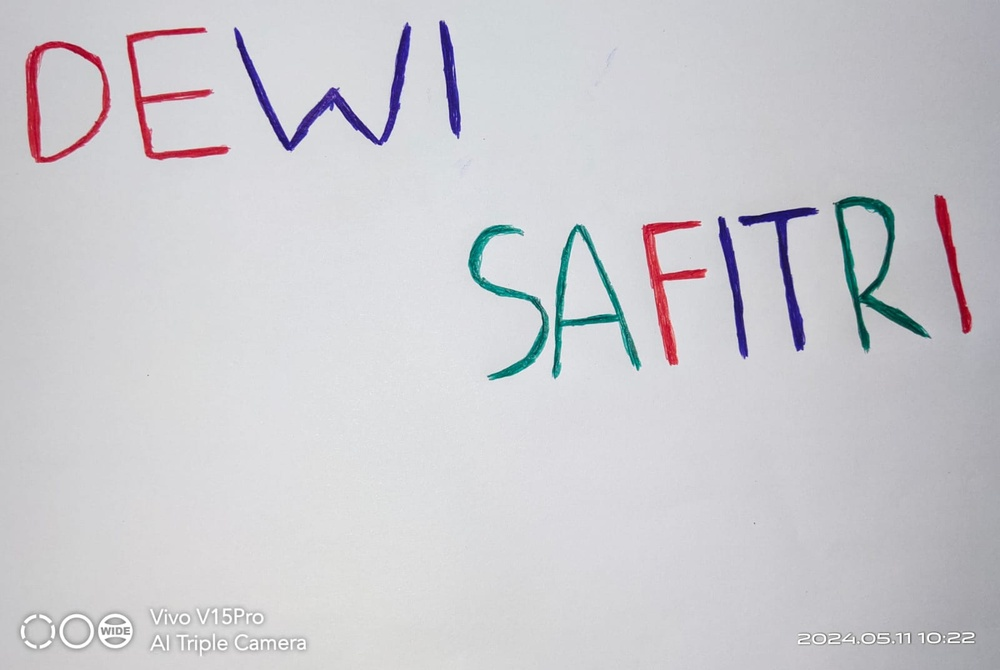
#> input picture UTSPRAKB.jpg, 1000 x 670 px, shrunk from 1600 x 1072 before the run
$ jupyter execute 'UTS PRAKTIKUM PCD B.ipynb'   (shell and % lines are left out)
#> lines starting #> are read from the running program, lines starting #| are printed output that depends on the picture; after the words box and inside, x2 and y2 are one past the last pixel; in counts of white or black regions, pixels touching at a corner belong together
# IMPORT LIBRARY

[cell 1]
import cv2
import numpy as np
from matplotlib import pyplot as plt

[cell 2]
import cv2
import numpy as np
import matplotlib.pyplot as plt
import matplotlib.image as img

# MEMBACA GAMBAR

[cell 3]
color_image = img.imread('UTSPRAKB.jpg')
#> color_image is the input picture: shape (670, 1000, 3); mean R, G, B 203.5, 202.7, 207.3
plt.imshow(color_image)

# DETEKSI WARNA PADA CITRA

[cell 4]
rgb = cv2.cvtColor(color_image, cv2.COLOR_BGR2RGB)

[cell 5]
plt.imshow(rgb)

# CITRA KONTRAS

[cell 6]
(baris, kolom)= rgb.shape[:2]
#> baris = 670; kolom = 1000

[cell 7]
beta = 20
citra_cerah = np.zeros((baris, kolom, 3))

for x in range(baris) :
    for y in range(kolom) :
        gyx = color_image[x,y] + beta
        citra_cerah[x,y] = gyx
citra_cerah = citra_cerah.astype(np.uint8)

fig, axs = plt.subplots(2,2, figsize=(15,5))
axs[0,0].imshow(color_image)
axs[0,1].hist(color_image.ravel(),256,[0,256])
axs[1,0].imshow(citra_cerah)
axs[1,1].hist(citra_cerah.ravel(),256,[0,256])
plt.show()
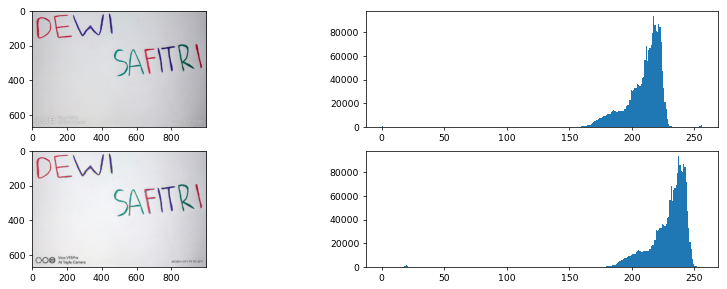
#> figure drawn by matplotlib, 4 panels; panel 2: tallest bar 93048 high, from x = 217 to 218; panel 4: tallest bar 93048 high, from x = 237 to 238

# DETEKSI WARNA BIRU,MERAH, DAN HIJAU

[cell 8]
r = color_image[:, :, 0]
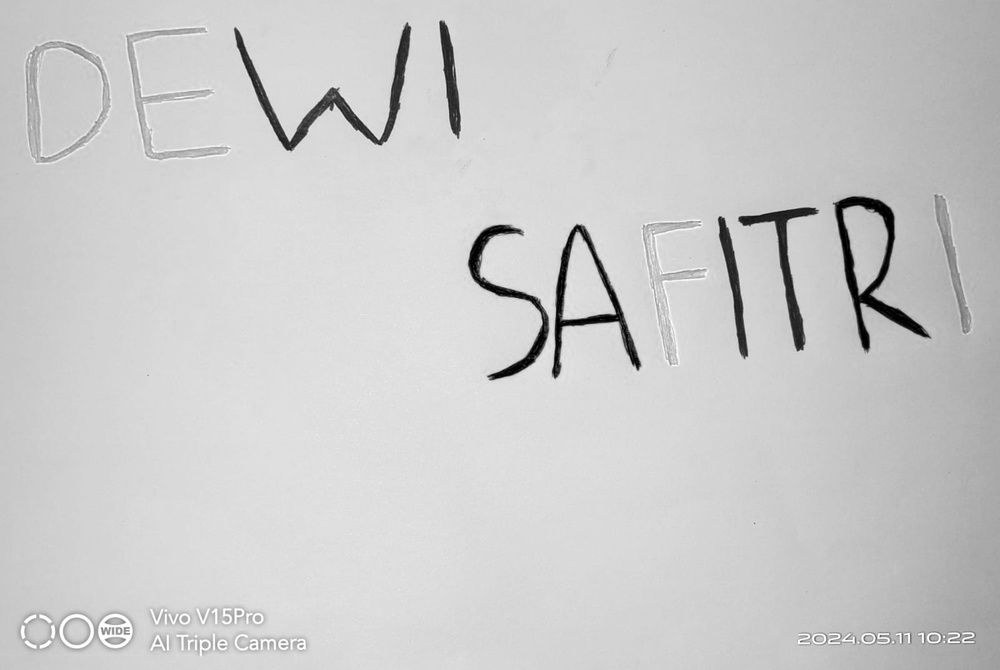
#> r: shape (670, 1000); min 0, max 255, mean 203.5
g = color_image[:, :, 1]
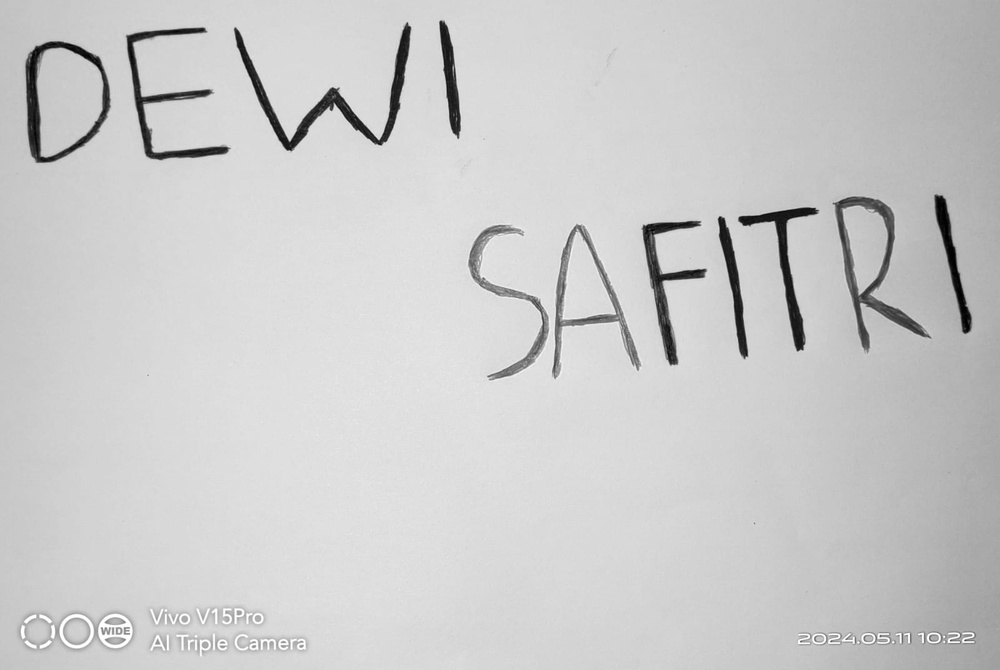
#> g: shape (670, 1000); min 0, max 255, mean 202.7
b = color_image[:, :, 2]
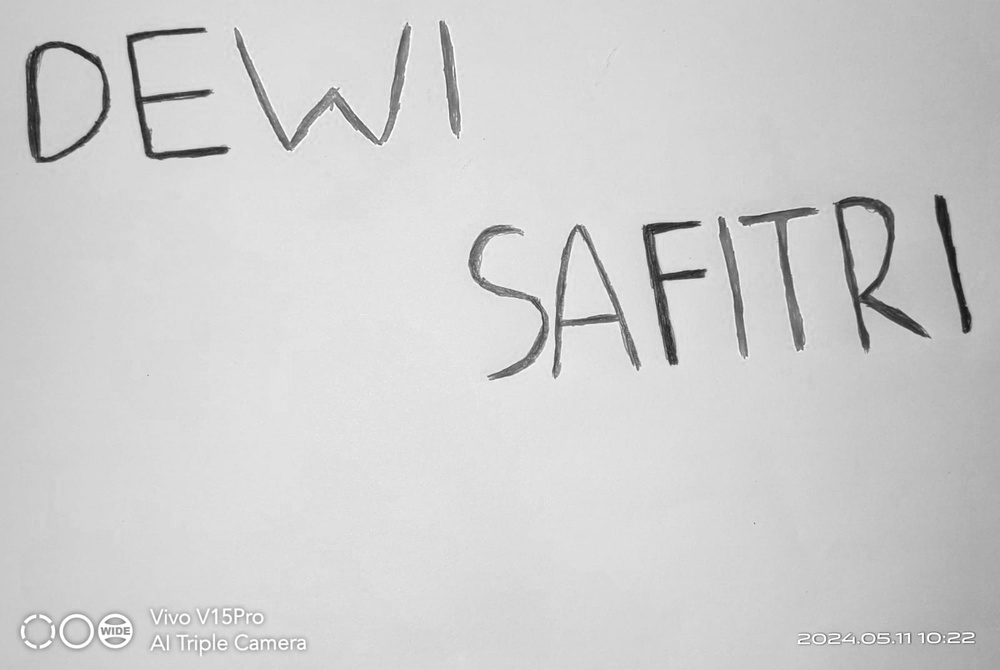
#> b: shape (670, 1000); min 21, max 255, mean 207.3

f, (c1, c2, c3, c4) = plt.subplots(1, 4, figsize = (20,10))

c1.set_title('CITRA KONTRAS')
c1.imshow(color_image)
c1.axis('off')

c2.set_title('Merah')
c2.imshow(r, cmap="gray")
c2.axis('off')

c3.set_title('Hijau')
c3.imshow(g, cmap="gray")
c3.axis('off')

c4.set_title('Biru')
c4.imshow(b, cmap="gray")
c4.axis('off')

[cell 9]
plt.figure(figsize=(20, 5))

plt.subplot(141)
plt.title('Histogram Asli')
plt.hist(color_image.flatten(), bins=256, range=[0,256], color='gray')

plt.subplot(142)
plt.title('Histogram merah')
plt.hist(r.flatten(), bins=256, range=[0,256], color='r')

plt.subplot(143)
plt.title('Histogram hijau')
plt.hist(g.flatten(), bins=256, range=[0,256], color='g')

plt.subplot(144)
plt.title('Histogram hijau')
plt.hist(b.flatten(), bins=256, range=[0,256], color='b')

plt.show()
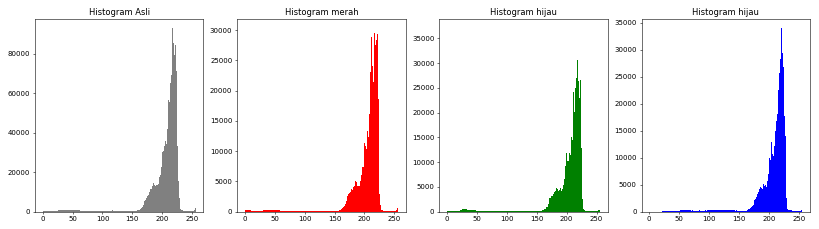
#> figure drawn by matplotlib, 4 panels; panel 1: tallest bar 93048 high, from x = 217 to 218; panel 2: tallest bar 30351 high, from x = 217 to 218; panel 3: tallest bar 37081 high, from x = 217 to 218; panel 4: tallest bar 34011 high, from x = 221 to 222

# AMBANG BATAS CITRA BLUE

[cell 10]
hsv = cv2.cvtColor(color_image, cv2.COLOR_BGR2HSV)
#> hsv: shape (670, 1000, 3); mean H, S, V 66.1, 12, 208.9

# Tentukan batas atas dan batas bawah untuk warna biru dalam ruang warna HSV
lower_blue = np.array([100, 50, 50])
upper_blue = np.array([130, 255, 255])

# Buat mask untuk warna biru
mask = cv2.inRange(hsv, lower_blue, upper_blue)
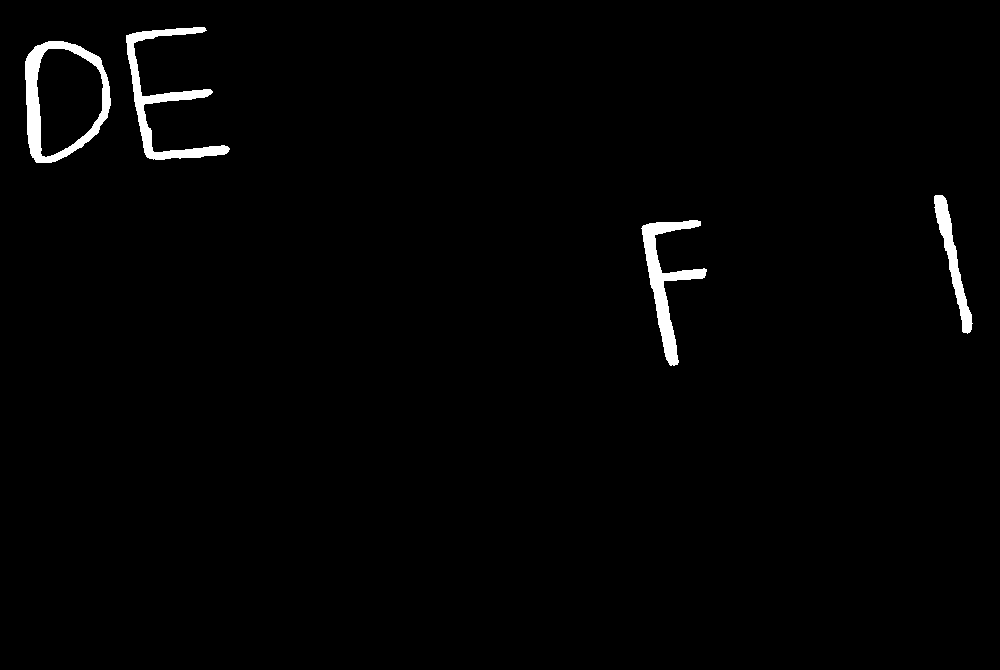
#> mask: shape (670, 1000); 1.5% white; 4 white regions, box (x1, y1, x2, y2) and area: (25, 41, 111, 163) 2984, (126, 27, 230, 160) 2807, (641, 220, 707, 366) 2620, (934, 195, 973, 334) 1474

# Terapkan mask pada citra asli
hasil = cv2.bitwise_and(color_image, color_image, mask=mask)

# Tampilkan hasil
fig, axs = plt.subplots(1, 2, figsize=(10, 5))

axs[0].imshow(cv2.cvtColor(color_image, cv2.COLOR_BGR2RGB))
axs[0].set_title('Citra Asli')

axs[1].imshow(mask, cmap='gray')
axs[1].set_title('blue')

plt.show()
#> figure, not shown here; B, G, R data is drawn as R, G, B

# AMBANG BATAS RED-BLUE

[cell 11]
lower_blue = np.array([100, 50, 50])
upper_blue = np.array([130, 255, 255])

# Tentukan batas atas dan batas bawah untuk warna merah dalam ruang warna HSV
lower_red1 = np.array([0, 50, 50])
upper_red1 = np.array([10, 255, 255])
lower_red2 = np.array([170, 50, 50])
upper_red2 = np.array([180, 255, 255])

# Buat mask untuk warna biru dan merah
mask_blue = cv2.inRange(hsv, lower_blue, upper_blue)
mask_red1 = cv2.inRange(hsv, lower_red1, upper_red1)
#> mask_red1: shape (670, 1000); 0% white in thin lines or dots, all inside (x1, y1, x2, y2) = (458, 91, 460, 106)
mask_red2 = cv2.inRange(hsv, lower_red2, upper_red2)
#> mask_red2: shape (670, 1000); 1.3% white; 4 white regions, box (x1, y1, x2, y2) and area: (234, 23, 412, 152) 3749, (738, 207, 818, 352) 2106, (718, 216, 748, 359) 1349, (439, 20, 461, 139) 1264

# Gabungkan mask biru dan mask merah
mask_combined = cv2.bitwise_or(mask_blue, mask_red1)
mask_combined = cv2.bitwise_or(mask_combined, mask_red2)
#> mask_combined: shape (670, 1000); 2.7% white; 8 white regions, largest, box (x1, y1, x2, y2) and area: (234, 23, 412, 152) 3749, (25, 41, 111, 163) 2984, (126, 27, 230, 160) 2807

# Terapkan mask pada citra asli
hasil = cv2.bitwise_and(color_image, color_image, mask=mask_combined)
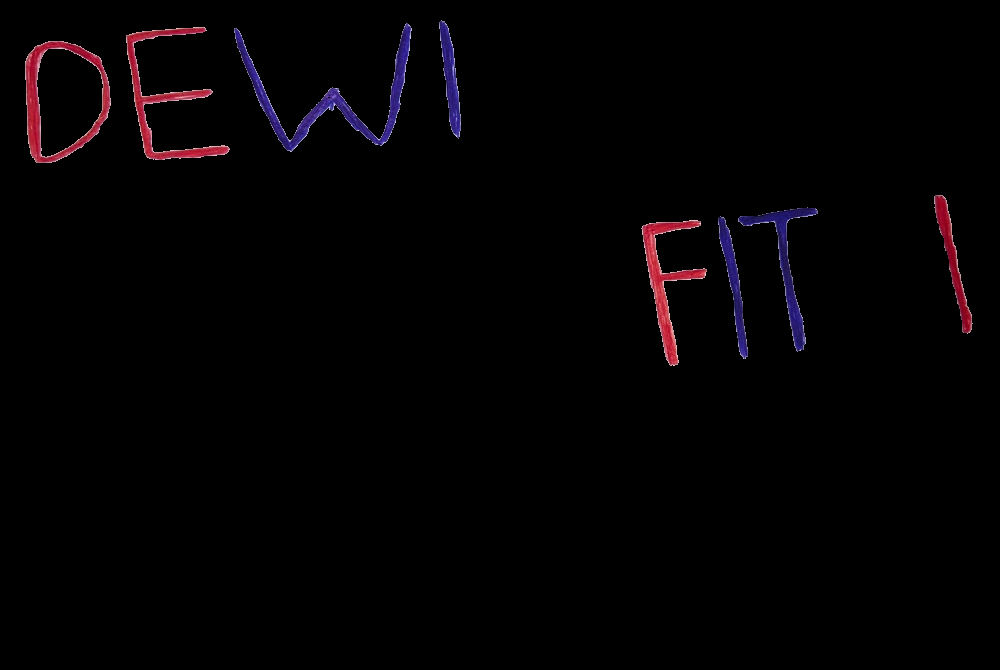
#> hasil: shape (670, 1000, 3); mean R, G, B 3.4, 1.6, 2.9

# Tampilkan hasil
fig, axs = plt.subplots(1, 2, figsize=(10, 5))

axs[0].imshow(color_image)
axs[0].set_title('Citra Asli')

axs[1].imshow(mask_combined, cmap='gray')
axs[1].set_title('Red-Blue')

plt.show()

# AMBANG BATAS RED-GREEN-BLUE

[cell 12]
# Konversi citra ke ruang warna HSV
hsv = cv2.cvtColor(color_image, cv2.COLOR_BGR2HSV)

# Tentukan batas atas dan batas bawah untuk warna biru dalam ruang warna HSV
lower_blue = np.array([100, 50, 50])
upper_blue = np.array([130, 255, 255])

# Tentukan batas atas dan batas bawah untuk warna merah dalam ruang warna HSV
lower_red1 = np.array([0, 50, 50])
upper_red1 = np.array([10, 255, 255])
lower_red2 = np.array([170, 50, 50])
upper_red2 = np.array([180, 255, 255])

# Tentukan batas atas dan batas bawah untuk warna hijau dalam ruang warna HSV
lower_green = np.array([35, 50, 50])
upper_green = np.array([85, 255, 255])

# Buat mask untuk warna biru, merah, dan hijau
mask_blue = cv2.inRange(hsv, lower_blue, upper_blue)
mask_red1 = cv2.inRange(hsv, lower_red1, upper_red1)
mask_red2 = cv2.inRange(hsv, lower_red2, upper_red2)
mask_green = cv2.inRange(hsv, lower_green, upper_green)
#> mask_green: shape (670, 1000); 0.09% white in thin lines or dots, all inside (x1, y1, x2, y2) = (604, 198, 922, 370)

# Gabungkan mask biru, merah, dan hijau menggunakan operasi bitwise OR
mask_combined = cv2.bitwise_or(mask_blue, mask_red1)
mask_combined = cv2.bitwise_or(mask_combined, mask_red2)
mask_combined = cv2.bitwise_or(mask_combined, mask_green)
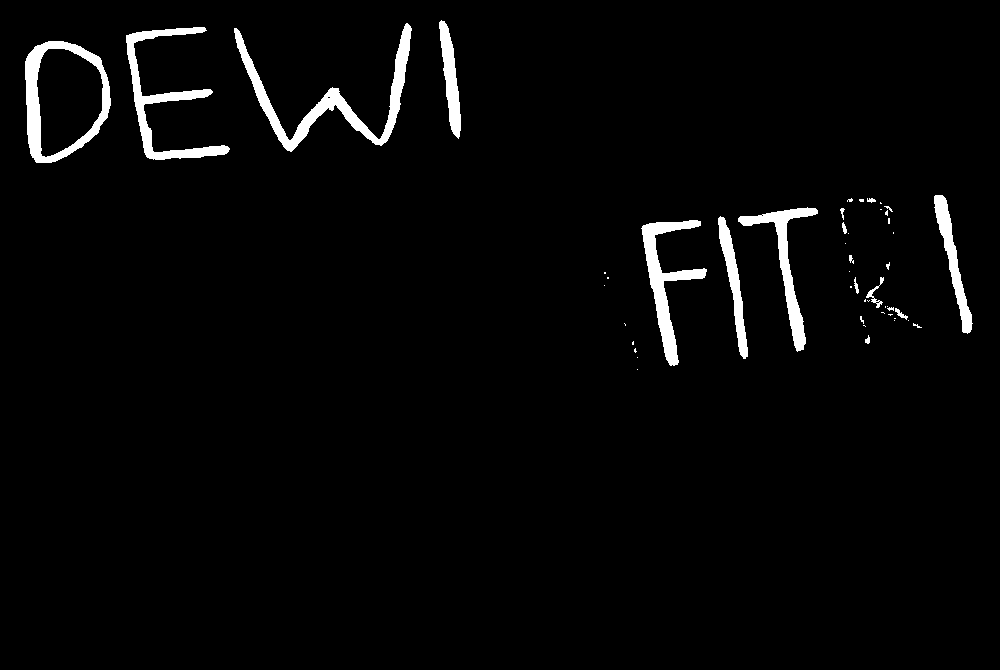
#> mask_combined: shape (670, 1000); 2.8% white; 50 white regions (34 under 20 px), largest, box (x1, y1, x2, y2) and area: (234, 23, 412, 152) 3749, (25, 41, 111, 163) 2984, (126, 27, 230, 160) 2807

# Terapkan mask pada citra asli
hasil = cv2.bitwise_and(color_image, color_image, mask=mask_combined)

# Tampilkan hasil
fig, axs = plt.subplots(1, 2, figsize=(10, 5))

axs[0].imshow(cv2.cvtColor(color_image, cv2.COLOR_BGR2RGB))
axs[0].set_title('Citra Asli')

axs[1].imshow(mask_combined, cmap='gray')
axs[1].set_title('Red-Green-Blue')

plt.show()
#> figure, not shown here; B, G, R data is drawn as R, G, B

# AMBANG BATAS NONE

[cell 13]
def display_image(image, title="Image"):
    plt.imshow(cv2.cvtColor(image, cv2.COLOR_BGR2RGB))
    plt.title(title)
    plt.axis('on')
    plt.show()

# Load gambar dalam format HSV
hsv_image = cv2.imread('UTSPRAKB.jpg', cv2.IMREAD_COLOR)
hsv_image = cv2.cvtColor(hsv_image, cv2.COLOR_BGR2HSV)
#> hsv_image: shape (670, 1000, 3); mean H, S, V 109.4, 12, 208.9

# Tentukan rentang warna biru dalam HSV
lower_blue = np.array([100, 50, 50])    # Ambang bawah warna biru (dalam HSV)
upper_blue = np.array([130, 255, 255])  # Ambang atas warna biru (dalam HSV)

# Tentukan rentang warna merah dalam HSV
lower_red1 = np.array([0, 50, 50])      # Ambang bawah warna merah (dalam HSV)
upper_red1 = np.array([10, 255, 255])   # Ambang atas warna merah (dalam HSV)

lower_red2 = np.array([170, 50, 50])    # Ambang bawah warna merah (dalam HSV) untuk nilai yang melintasi 180
upper_red2 = np.array([180, 255, 255])  # Ambang atas warna merah (dalam HSV) untuk nilai yang melintasi 180

# Tentukan rentang warna hijau dalam HSV
lower_green = np.array([50, 50, 50])     # Ambang bawah warna hijau (dalam HSV)
upper_green = np.array([80, 255, 255])   # Ambang atas warna hijau (dalam HSV)

# Buat mask untuk menangkap piksel biru, merah, dan hijau dalam rentang tersebut
blue_mask = cv2.inRange(hsv_image, lower_blue, upper_blue)
#> blue_mask: shape (670, 1000); 1.3% white; 4 white regions, box (x1, y1, x2, y2) and area: (234, 23, 412, 152) 3749, (738, 207, 818, 352) 2106, (718, 216, 748, 359) 1349, (439, 20, 461, 139) 1271
red_mask1 = cv2.inRange(hsv_image, lower_red1, upper_red1)
#> red_mask1: shape (670, 1000); 0.01% white in thin lines or dots, all inside (x1, y1, x2, y2) = (28, 27, 677, 353)
red_mask2 = cv2.inRange(hsv_image, lower_red2, upper_red2)
#> red_mask2: shape (670, 1000); 1.5% white; 4 white regions, box (x1, y1, x2, y2) and area: (25, 41, 111, 163) 2972, (126, 27, 230, 160) 2794, (641, 220, 707, 366) 2600, (934, 195, 973, 334) 1474
green_mask = cv2.inRange(hsv_image, lower_green, upper_green)
#> green_mask: shape (670, 1000); every value is 0

# Gabungkan mask untuk biru, merah, dan hijau
red_blue_mask = cv2.bitwise_or(red_mask1, red_mask2)
combined_mask = cv2.bitwise_or(blue_mask, cv2.bitwise_or(red_blue_mask, green_mask))

# Buat citra hitam dengan ukuran yang sama dengan citra asli
black_image = np.zeros_like(hsv_image, dtype=np.uint8)

# Masking citra hitam dengan masker gabungan untuk mendapatkan warna hitam pada area biru, merah, dan hijau
black_detected_image = cv2.bitwise_and(black_image, black_image, mask=combined_mask)
#> black_detected_image: shape (670, 1000, 3); every value is 0

display_image(black_detected_image, "None")
